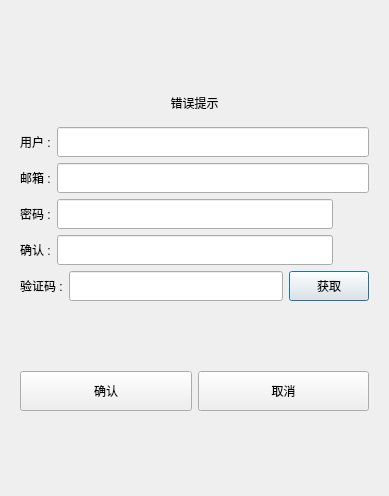
<?xml version="1.0" encoding="UTF-8"?>
<ui version="4.0">
 <class>RegisterDialog</class>
 <widget class="QDialog" name="RegisterDialog">
  <property name="geometry">
   <rect>
    <x>0</x>
    <y>0</y>
    <width>389</width>
    <height>496</height>
   </rect>
  </property>
  <property name="windowTitle">
   <string>Dialog</string>
  </property>
  <layout class="QVBoxLayout" name="verticalLayout_2">
   <item>
    <layout class="QVBoxLayout" name="verticalLayout">
     <item>
      <widget class="QStackedWidget" name="stackedWidget">
       <widget class="QWidget" name="page">
        <layout class="QVBoxLayout" name="verticalLayout_3">
         <item>
          <spacer name="verticalSpacer">
           <property name="orientation">
            <enum>Qt::Vertical</enum>
           </property>
           <property name="sizeHint" stdset="0">
            <size>
             <width>20</width>
             <height>40</height>
            </size>
           </property>
          </spacer>
         </item>
         <item>
          <widget class="QWidget" name="widget" native="true">
           <layout class="QVBoxLayout" name="verticalLayout_4">
            <item>
             <widget class="QLabel" name="err_tip">
              <property name="text">
               <string>错误提示</string>
              </property>
              <property name="alignment">
               <set>Qt::AlignCenter</set>
              </property>
             </widget>
            </item>
           </layout>
          </widget>
         </item>
         <item>
          <layout class="QHBoxLayout" name="horizontalLayout">
           <item>
            <widget class="QLabel" name="user_label">
             <property name="minimumSize">
              <size>
               <width>0</width>
               <height>30</height>
              </size>
             </property>
             <property name="maximumSize">
              <size>
               <width>16777215</width>
               <height>30</height>
              </size>
             </property>
             <property name="text">
              <string>用户 :</string>
             </property>
            </widget>
           </item>
           <item>
            <widget class="QLineEdit" name="user_edit">
             <property name="minimumSize">
              <size>
               <width>0</width>
               <height>30</height>
              </size>
             </property>
             <property name="maximumSize">
              <size>
               <width>16777215</width>
               <height>30</height>
              </size>
             </property>
            </widget>
           </item>
          </layout>
         </item>
         <item>
          <layout class="QHBoxLayout" name="horizontalLayout_2">
           <item>
            <widget class="QLabel" name="email_label">
             <property name="minimumSize">
              <size>
               <width>0</width>
               <height>30</height>
              </size>
             </property>
             <property name="maximumSize">
              <size>
               <width>16777215</width>
               <height>30</height>
              </size>
             </property>
             <property name="text">
              <string>邮箱 :</string>
             </property>
            </widget>
           </item>
           <item>
            <widget class="QLineEdit" name="email_edit">
             <property name="minimumSize">
              <size>
               <width>0</width>
               <height>30</height>
              </size>
             </property>
             <property name="maximumSize">
              <size>
               <width>16777215</width>
               <height>30</height>
              </size>
             </property>
            </widget>
           </item>
          </layout>
         </item>
         <item>
          <layout class="QHBoxLayout" name="horizontalLayout_3">
           <item>
            <widget class="QLabel" name="pass_label">
             <property name="minimumSize">
              <size>
               <width>0</width>
               <height>30</height>
              </size>
             </property>
             <property name="maximumSize">
              <size>
               <width>16777215</width>
               <height>30</height>
              </size>
             </property>
             <property name="text">
              <string>密码 :</string>
             </property>
            </widget>
           </item>
           <item>
            <widget class="QLineEdit" name="pass_edit">
             <property name="minimumSize">
              <size>
               <width>0</width>
               <height>30</height>
              </size>
             </property>
             <property name="maximumSize">
              <size>
               <width>16777215</width>
               <height>30</height>
              </size>
             </property>
            </widget>
           </item>
           <item>
            <widget class="ClickedLabel" name="pass_visible">
             <property name="minimumSize">
              <size>
               <width>30</width>
               <height>30</height>
              </size>
             </property>
             <property name="maximumSize">
              <size>
               <width>30</width>
               <height>30</height>
              </size>
             </property>
             <property name="text">
              <string/>
             </property>
            </widget>
           </item>
          </layout>
         </item>
         <item>
          <layout class="QHBoxLayout" name="horizontalLayout_4">
           <item>
            <widget class="QLabel" name="confirm_label">
             <property name="minimumSize">
              <size>
               <width>0</width>
               <height>30</height>
              </size>
             </property>
             <property name="maximumSize">
              <size>
               <width>16777215</width>
               <height>30</height>
              </size>
             </property>
             <property name="text">
              <string>确认 :</string>
             </property>
            </widget>
           </item>
           <item>
            <widget class="QLineEdit" name="confirm_edit">
             <property name="minimumSize">
              <size>
               <width>0</width>
               <height>30</height>
              </size>
             </property>
             <property name="maximumSize">
              <size>
               <width>16777215</width>
               <height>30</height>
              </size>
             </property>
            </widget>
           </item>
           <item>
            <widget class="ClickedLabel" name="confirm_visible">
             <property name="minimumSize">
              <size>
               <width>30</width>
               <height>30</height>
              </size>
             </property>
             <property name="maximumSize">
              <size>
               <width>30</width>
               <height>30</height>
              </size>
             </property>
             <property name="text">
              <string/>
             </property>
            </widget>
           </item>
          </layout>
         </item>
         <item>
          <layout class="QHBoxLayout" name="horizontalLayout_5">
           <item>
            <widget class="QLabel" name="verify_label">
             <property name="minimumSize">
              <size>
               <width>0</width>
               <height>30</height>
              </size>
             </property>
             <property name="maximumSize">
              <size>
               <width>16777215</width>
               <height>30</height>
              </size>
             </property>
             <property name="text">
              <string>验证码 :</string>
             </property>
            </widget>
           </item>
           <item>
            <widget class="QLineEdit" name="verify_edit">
             <property name="minimumSize">
              <size>
               <width>0</width>
               <height>30</height>
              </size>
             </property>
             <property name="maximumSize">
              <size>
               <width>16777215</width>
               <height>30</height>
              </size>
             </property>
            </widget>
           </item>
           <item>
            <widget class="TimerBtn" name="get_code">
             <property name="minimumSize">
              <size>
               <width>0</width>
               <height>30</height>
              </size>
             </property>
             <property name="text">
              <string>获取</string>
             </property>
            </widget>
           </item>
          </layout>
         </item>
         <item>
          <spacer name="verticalSpacer_2">
           <property name="orientation">
            <enum>Qt::Vertical</enum>
           </property>
           <property name="sizeHint" stdset="0">
            <size>
             <width>20</width>
             <height>40</height>
            </size>
           </property>
          </spacer>
         </item>
         <item>
          <layout class="QHBoxLayout" name="horizontalLayout_6">
           <item>
            <widget class="QPushButton" name="sure_btn">
             <property name="minimumSize">
              <size>
               <width>0</width>
               <height>40</height>
              </size>
             </property>
             <property name="text">
              <string>确认</string>
             </property>
            </widget>
           </item>
           <item>
            <widget class="QPushButton" name="cancel_btn">
             <property name="minimumSize">
              <size>
               <width>0</width>
               <height>40</height>
              </size>
             </property>
             <property name="text">
              <string>取消</string>
             </property>
            </widget>
           </item>
          </layout>
         </item>
         <item>
          <spacer name="verticalSpacer_3">
           <property name="orientation">
            <enum>Qt::Vertical</enum>
           </property>
           <property name="sizeHint" stdset="0">
            <size>
             <width>20</width>
             <height>40</height>
            </size>
           </property>
          </spacer>
         </item>
        </layout>
       </widget>
       <widget class="QWidget" name="page_2"/>
      </widget>
     </item>
    </layout>
   </item>
  </layout>
 </widget>
 <customwidgets>
  <customwidget>
   <class>TimerBtn</class>
   <extends>QPushButton</extends>
   <header>timerbtn.h</header>
  </customwidget>
  <customwidget>
   <class>ClickedLabel</class>
   <extends>QLabel</extends>
   <header>clickedlabel.h</header>
  </customwidget>
 </customwidgets>
 <resources/>
 <connections/>
</ui>
